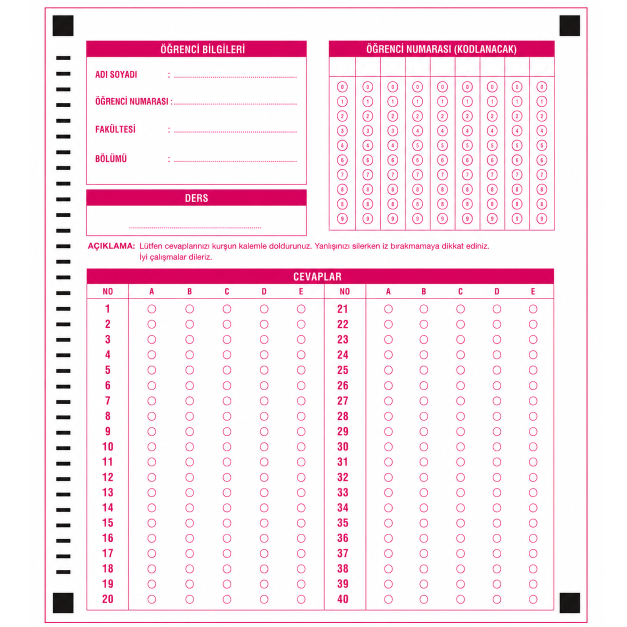
#> input picture omr_scripts/optik.png, 1254 x 1254 px (shown at 1/2 size)
$ python koordinat_test.py   (older library calls are emulated)
#> lines starting #> are read from the running program, lines starting #| are printed output that depends on the picture; after the words box and inside, x2 and y2 are one past the last pixel; in counts of white or black regions, pixels touching at a corner belong together
### omr_scripts/anchor_detect.py
"""
anchor_detect.py
-----------------
Optik formun 4 kosesindeki dolu siyah kareleri (anchor/referans noktalari)
bulur ve bu 4 noktayi kullanarak kagidi kusbakisi (warp) hale getirir.

Kullanim:
    from anchor_detect import belgeyi_duzlestir
    duz_gri, duz_renkli = belgeyi_duzlestir("kagit.jpg")
"""

import cv2
import numpy as np
import os
import math

def apply_clahe(img_gri):
    """
    CLAHE uygulayarak görüntüdeki ışık dengesizliklerini
    (flaş parlaması, bölgesel gölgeler) giderir.
    """
    # 8x8'lik karolara bölerek kontrastı sınırlar (clipLimit)
    clahe = cv2.createCLAHE(clipLimit=2.0, tileGridSize=(8, 8))
    return clahe.apply(img_gri)

def kagidi_bul_ve_kirp(img):
    """
    Görüntüdeki en büyük beyaz dikdörtgeni (kağıdı) tespit eder
    ve etrafındaki gereksiz arka planı (masa vb.) budar.
    """
    # Kenar tespiti için geçici bir gri kopya oluştur
    gri = cv2.cvtColor(img, cv2.COLOR_BGR2GRAY)
    gri = cv2.GaussianBlur(gri, (5, 5), 0)
    kenarlar = cv2.Canny(gri, 75, 200)

    # Kenarlardan şekilleri (konturları) çıkar ve alana göre en büyük 5'ini al
    konturlar, _ = cv2.findContours(kenarlar, cv2.RETR_LIST, cv2.CHAIN_APPROX_SIMPLE)
    konturlar = sorted(konturlar, key=cv2.contourArea, reverse=True)[:5]

    for k in konturlar:
        cevre = cv2.arcLength(k, True)
        yaklasik = cv2.approxPolyDP(k, 0.02 * cevre, True)

        # Eğer şeklin 4 köşesi varsa ve çok küçük bir leke değilse (resmin en az %20'si)
        if len(yaklasik) == 4 and cv2.contourArea(yaklasik) > (img.shape[0] * img.shape[1] * 0.2):
            x, y, w, h = cv2.boundingRect(yaklasik)

            # Siyah referans noktalarının (anchor) kesilmemesi için 15 piksel güvenlik payı bırak
            pad = 15
            y1 = max(0, y - pad)
            y2 = min(img.shape[0], y + h + pad)
            x1 = max(0, x - pad)
            x2 = min(img.shape[1], x + w + pad)

            # Sadece kağıdın olduğu alanı kes ve döndür
            return img[y1:y2, x1:x2]

    # Eğer düzgün bir kağıt şekli bulunamazsa, resmi olduğu gibi geri döndür
    return img

def is_blurry(image, threshold=150.0):
    if len(image.shape) == 3:
        gray = cv2.cvtColor(image, cv2.COLOR_BGR2GRAY)
    else:
        gray = image
    fm = cv2.Laplacian(gray, cv2.CV_64F).var()
    if fm < threshold:
        return True, fm
    return False, fm

def _esikle(img_gri, mod="sabit"):
    """
    Iki mod destekler:
      - "sabit"  : ORIJINAL davranis. Sabit esik (100) kullanir; pembeleri,
                    grileri ve beyazlari yoksayip sadece gercek siyahliklari
                    (referans kareleri) ayirir. Duzgun/normal isikta cekilmis
                    fotograflar icin en guvenilir ve HIZLI yontemdir, bu yuzden
                    varsayilan/ilk deneme hep budur.
      - "adaptif": Goruntuyu kucuk bolgelere ayirip HER bolge icin kendi yerel
                    esigini hesaplar (cv2.adaptiveThreshold). Boylece kagidin
                    bir yarisi golgede/karanlik, digeri aydinlik olsa bile
                    (esit olmayan isik) her bolgede "o bolgeye gore en koyu"
                    pikseller bulunur. Sabit esigin basarisiz oldugu durumlar
                    icin (golgeli/soluk fotograf) YEDEK (fallback) olarak
                    kullanilir -- normal sartlarda devreye girmez.
    """
    if mod == "adaptif":
        # blockSize buyuk tutuluyor (61) ki kucuk kabarciklara degil, sadece
        # buyuk anchor karelerine duyarli olsun; C, gurultuyu bastirmak icin.
        th = cv2.adaptiveThreshold(
            img_gri, 255,
            cv2.ADAPTIVE_THRESH_GAUSSIAN_C, cv2.THRESH_BINARY_INV,
            blockSize=61, C=15
        )
        return th

    _, th = cv2.threshold(img_gri, 100, 255, cv2.THRESH_BINARY_INV)
    return th

def _kare_mi(kontur, min_alan=50, max_alan=None, min_doluluk=0.40):
    """
    max_alan None ise, cagiran kod (_anchor_adaylarini_bul) resmin
    boyutuna gore dinamik bir ust sinir hesaplar (bkz. asagida).
    """
    if max_alan is None:
        max_alan = 5000000
    """
    Bir konturun 'dolu siyah kare' olup olmadigini kontrol eder.
    Dijital resimler icin sinirlar maksimum seviyede esnetilmistir.
    """
    alan = cv2.contourArea(kontur)
    if alan < min_alan or alan > max_alan:
        return False

    x, y, w, h = cv2.boundingRect(kontur)
    if h == 0:
        return False

    en_boy = w / float(h)
    if en_boy < 0.2 or en_boy > 5.0:
        return False

    doluluk = alan / float(w * h)
    if doluluk < min_doluluk:
        return False

    return True

# [18 lines left out: function _kose_bolgesi_maskele, not called in this run]

def _anchor_adaylarini_bul(img_gri, mod="sabit"):
    """Goruntudeki tum siyah bolgelerin merkezlerini dondurur."""
    if mod == "adaptif":
        img_gri = _kose_bolgesi_maskele(img_gri)

    h, w = img_gri.shape[:2]
    # ONEMLI GUVENLIK SINIRI: gercek anchor kareler kagidin kucuk bir
    # kosesidir, asla goruntunun buyuk bir kismini kaplamaz. Arka planda
    # kalan siyah nesneler (klavye, kiyafet, letterbox/siyah serit vb.)
    # bazen gercek anchor'lardan cok daha buyuk siyah konturlar
    # olusturup yanlislikla "anchor" sanilabiliyor. Bunu onlemek icin
    # ust siniri goruntu alaninin sadece %2'siyle sinirliyoruz --
    # gercek anchor kareler bunun cok altinda kalir, arka plan
    # gurultusu ise cogunlukla bunun cok ustunde olur.
    dinamik_max_alan = h * w * 0.02

    th = _esikle(img_gri, mod=mod)
    konturlar, _ = cv2.findContours(th, cv2.RETR_EXTERNAL, cv2.CHAIN_APPROX_SIMPLE)

    if mod == "adaptif":
        kare_kriterleri = dict(min_alan=150, max_alan=min(20000, dinamik_max_alan), min_doluluk=0.55)
    else:
        kare_kriterleri = dict(max_alan=dinamik_max_alan)

    adaylar = []
    for k in konturlar:
        if _kare_mi(k, **kare_kriterleri):
            x, y, w, h = cv2.boundingRect(k)
            if mod == "adaptif" and (w / float(h) < 0.6 or w / float(h) > 1.7):
                continue  # gercek anchor kareye yakin en/boy olmali
            merkez = (x + w / 2.0, y + h / 2.0)
            adaylar.append({"merkez": merkez, "alan": cv2.contourArea(k)})

    return adaylar

def _dort_koseyi_sec(adaylar, genislik, yukseklik):
    """Goruntuyu 4 ceyrege ayirip her bolgeden en buyuk alana sahip siyahligi secer."""
    orta_x, orta_y = genislik / 2.0, yukseklik / 2.0
    bolgeler = {"sol_ust": None, "sag_ust": None, "sol_alt": None, "sag_alt": None}

    for aday in adaylar:
        cx, cy = aday["merkez"]
        if cx < orta_x and cy < orta_y:
            key = "sol_ust"
        elif cx >= orta_x and cy < orta_y:
            key = "sag_ust"
        elif cx < orta_x and cy >= orta_y:
            key = "sol_alt"
        else:
            key = "sag_alt"

        if bolgeler[key] is None or aday["alan"] > bolgeler[key]["alan"]:
            bolgeler[key] = aday

    if any(v is None for v in bolgeler.values()):
        return None

    return bolgeler

def _dortgen_gecerli_mi(koseler, tolerans=0.35):
    """
    4 kosenin GERCEKTEN bir kagidin 4 kosesi gibi durup durmadigini kontrol
    eder (bir 'kedi fotografi' okutuldugunda ya da anchor'lar yanlis
    eslestiginde, 4 siyah blok bulunsa bile bunlar duzgun bir dortgen
    OLUSTURMAYABILIR -- bu fonksiyon boyle sahte eslesmeleri eler).

    Kontroller:
      1) Ust kenar (sol_ust-sag_ust) ile alt kenar (sol_alt-sag_alt)
         uzunluklari birbirine yakin olmali (kagit dikdortgen, yamuk degil).
      2) Sol kenar ile sag kenar uzunluklari da birbirine yakin olmali.
      3) Iki kosegen de birbirine yakin uzunlukta olmali (gercek bir
         dikdortgende kosegenler esittir; asiri caprazlik/yamukluk
         genelde yanlis eslesme ya da alakasiz nesne anlamina gelir).

    Not: Perspektiften kaynakli hafif farklar (telefonla acili cekim)
    normaldir, bu yuzden tolerans genis tutuldu (varsayilan %35).
    """
    import math

    def uzaklik(p1, p2):
        return math.hypot(p1[0] - p2[0], p1[1] - p2[1])

    su = koseler["sol_ust"]["merkez"]
    sa = koseler["sag_ust"]["merkez"]
    al = koseler["sol_alt"]["merkez"]
    ar = koseler["sag_alt"]["merkez"]

    ust_kenar = uzaklik(su, sa)
    alt_kenar = uzaklik(al, ar)
    sol_kenar = uzaklik(su, al)
    sag_kenar = uzaklik(sa, ar)
    kosegen1 = uzaklik(su, ar)
    kosegen2 = uzaklik(sa, al)

    def yakin_mi(a, b, tol):
        if min(a, b) == 0:
            return False
        return abs(a - b) / max(a, b) <= tol

    if not yakin_mi(ust_kenar, alt_kenar, tolerans):
        return False, f"ust kenar ({ust_kenar:.0f}px) ile alt kenar ({alt_kenar:.0f}px) uyusmuyor"
    if not yakin_mi(sol_kenar, sag_kenar, tolerans):
        return False, f"sol kenar ({sol_kenar:.0f}px) ile sag kenar ({sag_kenar:.0f}px) uyusmuyor"
    if not yakin_mi(kosegen1, kosegen2, tolerans):
        return False, f"kosegenler ({kosegen1:.0f}px / {kosegen2:.0f}px) esit degil -- yamuk/hatali eslesme"

    return True, None

# [26 lines left out: function kenar_koyuluk_orani, not called in this run]

def belgeyi_duzlestir(resim_yolu, cikti_genislik=1000, cikti_yukseklik=1400, kenar_bosluk=40):
#> called with resim_yolu = 'optik.png', cikti_genislik = 1000, cikti_yukseklik = 1400, kenar_bosluk = 40
    if not os.path.exists(resim_yolu):
        import sys
        print(f"Hata: {resim_yolu} bulunamadi.", file=sys.stderr)
        return None, None

    # ÖNCE RESMİ OKUYORUZ
    # Resmin transparan (saydam) olma ihtimaline karsi 4 kanalli (UNCHANGED) okuyoruz
    img_orijinal = cv2.imread(resim_yolu, cv2.IMREAD_UNCHANGED)
#> img_orijinal is the input picture: shape (1254, 1254, 3); mean B, G, R 238.9, 231.9, 249.1

    if img_orijinal is None:
        import sys
        print(f"Hata: {resim_yolu} okunamadi, bozuk olabilir.", file=sys.stderr)
        return None, None

    # RESMİ OKUDUKTAN SONRA BULANIKLIK KONTROLÜ YAPIYORUZ
    blurry, score = is_blurry(img_orijinal)
#> in is_blurry, `gray = cv2.cvtColor(image, cv2.COLOR_BGR2GRAY)`:
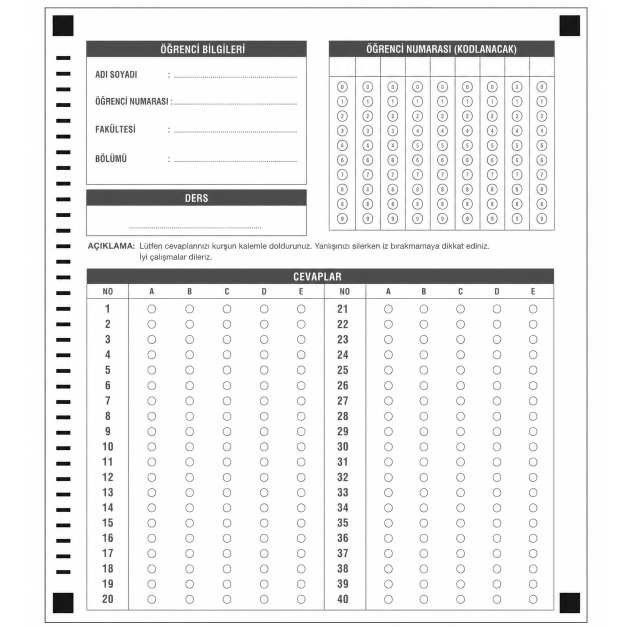
#> gray: shape (1254, 1254) (shown at 1/2 size); min 0, max 255, mean 237.8
#> in is_blurry, `fm = cv2.Laplacian(gray, cv2.CV_64F).var()`: fm = 1914.4
#> blurry = False; score = 1914.4
    if blurry:
        import sys
        print(f"Hata: Görüntü çok bulanık (Skor: {score:.2f}). Lütfen daha net çekin.", file=sys.stderr)
        return None, None  # Bulaniksa islemi iptal et ve None dondur

    # Eger resim PNG formatinda ve saydamsa, arka planini beyaza boyuyoruz
    if len(img_orijinal.shape) == 3 and img_orijinal.shape[2] == 4:
        alpha_kanal = img_orijinal[:, :, 3]
        beyaz_arka_plan = np.ones_like(img_orijinal[:, :, :3]) * 255
        alpha_maske = alpha_kanal[:, :, np.newaxis] / 255.0
        img = (img_orijinal[:, :, :3] * alpha_maske + beyaz_arka_plan * (1 - alpha_maske)).astype(np.uint8)
    else:
        img = img_orijinal

    img = kagidi_bul_ve_kirp(img)
#> in kagidi_bul_ve_kirp, `kenarlar = cv2.Canny(gri, 75, 200)`:
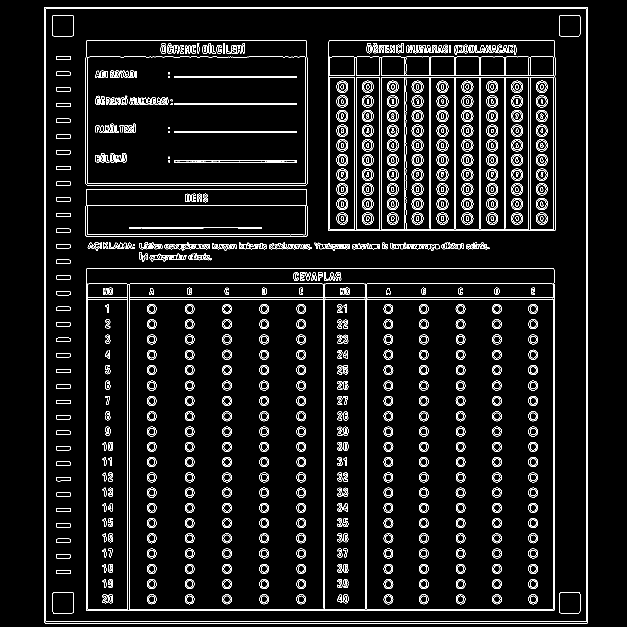
#> kenarlar: shape (1254, 1254) (shown at 1/2 size); 6.1% white in thin lines or dots, all inside (x1, y1, x2, y2) = (88, 14, 1176, 1247)
#> in kagidi_bul_ve_kirp, `konturlar, _ = cv2.findContours(kenarlar, cv2.RETR_LIST, cv2.CHAIN_APP..`: konturlar = 2242 contours, 379 with area under 20; largest, box (x1, y1, x2, y2) and area: (88, 14, 1176, 1247) 1339178, (88, 14, 1176, 1247) 1339172, (91, 17, 1173, 1244) 1325306, (91, 17, 1173, 1244) 1325302, (172, 536, 1110, 1222) 640844
#> in kagidi_bul_ve_kirp, `konturlar = sorted(konturlar, key=cv2.contourArea, reverse=True)[:5]`: konturlar = 5 contours; box (x1, y1, x2, y2) and area: (88, 14, 1176, 1247) 1339178, (88, 14, 1176, 1247) 1339172, (91, 17, 1173, 1244) 1325306, (91, 17, 1173, 1244) 1325302, (172, 536, 1110, 1222) 640844
#> the loop in kagidi_bul_ve_kirp, `for k in konturlar:` made 1 pass
#> (cevre, yaklasik, x, y, w, h, pad, y1) on pass 1: (4635.1, [[89, 14], [89, 1245], [1174, 1246], [1175, 15]], 89, 14, 1087, 1233, 15, 0)
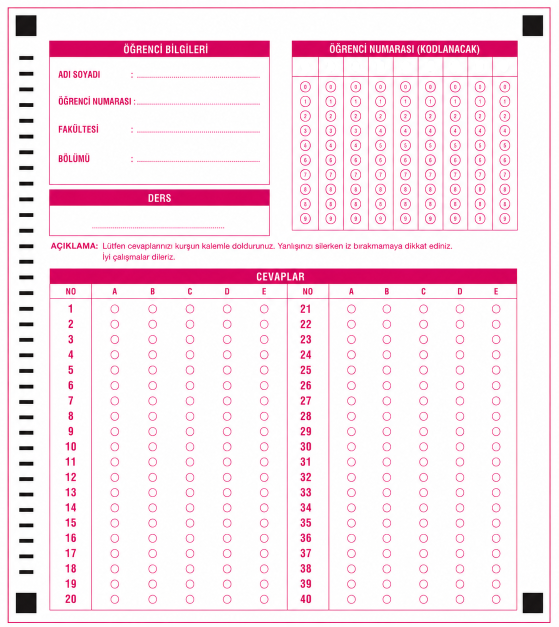
#> img: shape (1254, 1117, 3) (shown at 1/2 size); mean B, G, R 236.9, 229.1, 248.4

    img_gri = cv2.cvtColor(img, cv2.COLOR_BGR2GRAY)
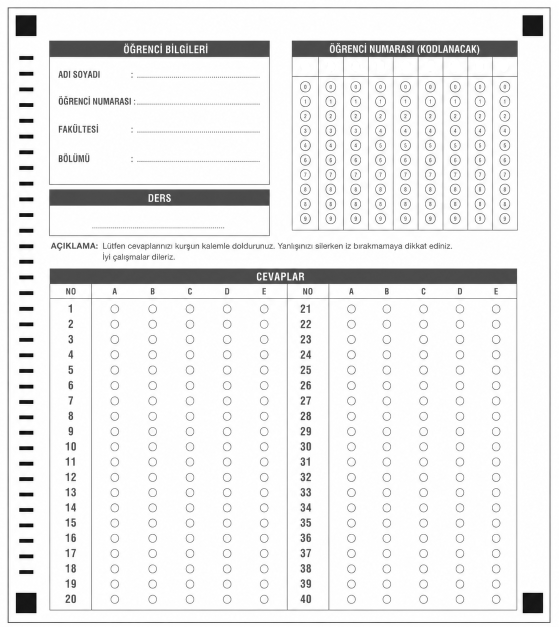
#> img_gri: shape (1254, 1117) (shown at 1/2 size); min 0, max 255, mean 235.8

    # ---CLAHE IŞIK DENGELEME ---
    img_gri = apply_clahe(img_gri)
    # ------------------------------------------

    img_gri = cv2.GaussianBlur(img_gri, (5, 5), 1)

    h, w = img_gri.shape[:2]

    # ONCE orijinal/sabit esikle dene (normal isikta cekilmis fotograflar
    # icin en hizli ve en guvenilir yol -- davranis eskisiyle birebir ayni).
    # Basarisiz olursa (golge, dusuk kontrast, soluk kalem/tarama vs.)
    # adaptif esiklemeye gec.
    adaylar = _anchor_adaylarini_bul(img_gri, mod="sabit")
#> in _esikle, `_, th = cv2.threshold(img_gri, 100, 255, cv2.THRESH_BINARY_INV)`:
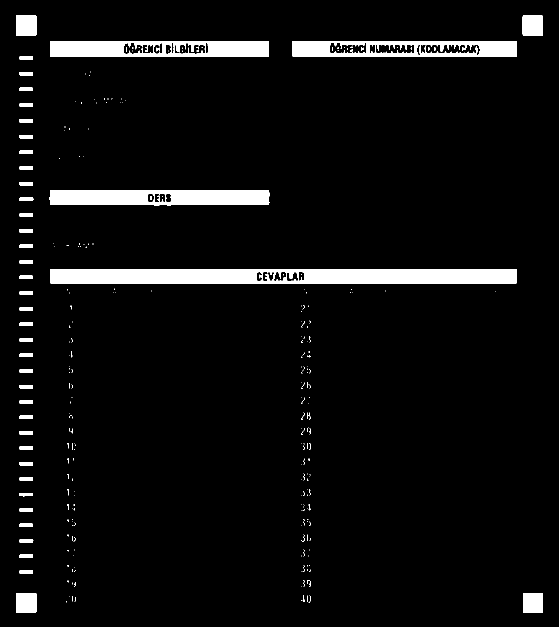
#> th: shape (1254, 1117) (shown at 1/2 size); 5.3% white; 272 white regions (221 under 20 px)
#> in _anchor_adaylarini_bul, `konturlar, _ = cv2.findContours(th, cv2.RETR_EXTERNAL, cv2.CHAIN_APPRO..`: konturlar = 245 contours, 203 with area under 20; largest, box (x1, y1, x2, y2) and area: (100, 538, 1033, 568) 26083, (585, 82, 1034, 113) 13440, (100, 82, 538, 113) 13099, (99, 380, 539, 411) 12708, (32, 31, 73, 72) 1598
#> the loop in _anchor_adaylarini_bul, `for k in konturlar:` made 245 passes
#> (alan in _kare_mi, en_boy in _kare_mi, doluluk in _kare_mi, merkez) on passes 9, 10, 18, 32, 38, 47: (1520, 1, 0.95, (1066, 1206)), (1557, 1.02, 0.949, (52.5, 1206)), (154, 3.86, 0.815, (52.5, 1144.5)), (155.5, 3.86, 0.823, (52.5, 1112.5)), (156.5, 4, 0.798, (53, 1081.5)), (155, 3.86, 0.82, (52.5, 1050.5))
#> after the loop in _anchor_adaylarini_bul, `for k in konturlar:`: adaylar = 38 items
#> adaylar = 38 items
    kullanilan_mod = "sabit"
    if len(adaylar) < 4:
        adaylar = _anchor_adaylarini_bul(img_gri, mod="adaptif")
        kullanilan_mod = "adaptif"

    if len(adaylar) < 4:
        import sys
        print(
            f"Hata: Sadece {len(adaylar)} anchor karesi bulundu, 4 tane "
            f"gerekiyor (sabit ve adaptif esikleme ikisi de denendi). "
            f"Bu genelde optik disi bir gorsel okutuldugunda ya da kagit "
            f"cok karanlik/bulanik cekildiginde olur.",
            file=sys.stderr,
        )
        return None, None

    koseler = _dort_koseyi_sec(adaylar, w, h)
#> the loop in _dort_koseyi_sec, `for aday in adaylar:` made 38 passes
#> (aday, cx, cy, key) on passes 1 to 6: ({'merkez': (1066, 1206), 'alan': 1520}, 1066, 1206, 'sag_alt'), ({'merkez': (52.5, 1206), 'alan': 1557}, 52.5, 1206, 'sol_alt'), ({'merkez': (52.5, 1144.5), 'alan': 154}, 52.5, 1144.5, 'sol_alt'), ({'merkez': (52.5, 1112.5), 'alan': 155.5}, 52.5, 1112.5, 'sol_alt'), ({'merkez': (53, 1081.5), 'alan': 156.5}, 53, 1081.5, 'sol_alt'), ({'merkez': (52.5, 1050.5), 'alan': 155}, 52.5, 1050.5, 'sol_alt')
#> after the loop in _dort_koseyi_sec, `for aday in adaylar:`: bolgeler = 4 items
#> koseler = 4 items
    if koseler is None:
        import sys
        print(
            "Hata: 4 kosenin hepsinde bir anchor karesi bulunamadi "
            "(kagidin sadece bir kismi kadraja girmis olabilir).",
            file=sys.stderr,
        )
        return None, None

    gecerli, sebep = _dortgen_gecerli_mi(koseler)
#> in _dortgen_gecerli_mi, `su = koseler["sol_ust"]["merkez"]`: su = (52.5, 51.5)
#> in _dortgen_gecerli_mi, `sa = koseler["sag_ust"]["merkez"]`: sa = (1065.5, 51.5)
#> in _dortgen_gecerli_mi, `al = koseler["sol_alt"]["merkez"]`: al = (52.5, 1206)
#> in _dortgen_gecerli_mi, `ar = koseler["sag_alt"]["merkez"]`: ar = (1066, 1206)
#> in _dortgen_gecerli_mi, `ust_kenar = uzaklik(su, sa)`: ust_kenar = 1013
#> in _dortgen_gecerli_mi, `alt_kenar = uzaklik(al, ar)`: alt_kenar = 1013.5
#> in _dortgen_gecerli_mi, `sol_kenar = uzaklik(su, al)`: sol_kenar = 1154.5
#> in _dortgen_gecerli_mi, `kosegen1 = uzaklik(su, ar)`: kosegen1 = 1536.2
#> in _dortgen_gecerli_mi, `kosegen2 = uzaklik(sa, al)`: kosegen2 = 1535.9
#> gecerli = True
    if not gecerli:
        import sys
        print(
            f"Hata: Bulunan 4 kose duzgun bir kagit gibi durmuyor ({sebep}). "
            f"Optik disi bir fotograf okutulmus olabilir ya da kagit "
            f"ters/yanlis acidan cekilmis olabilir.",
            file=sys.stderr,
        )
        return None, None

    if kullanilan_mod == "adaptif":
        import sys
        print("Bilgi: Anchor kareler adaptif esikleme ile bulundu (dusuk kontrast/golge tespit edildi).", file=sys.stderr)

    # === YENİ VE GÜVENLİ YÖN BULMA ALGORİTMASI ===
    # Sadece Geometrik Kontrol (Genişlik < Yükseklik olmalı)
    # Ekran yansıması yüzünden kağıdı ters çeviren kod kaldırılmıştır.

    def _rol_dondur(koseler_dict, adim):
        sira = ["sol_ust", "sag_ust", "sag_alt", "sol_alt"]
        n = len(sira)
        return {rol: koseler_dict[sira[(i - adim) % n]] for i, rol in enumerate(sira)}

    hedef_noktalar = np.float32([
        [kenar_bosluk, kenar_bosluk],
        [cikti_genislik - kenar_bosluk, kenar_bosluk],
        [cikti_genislik - kenar_bosluk, cikti_yukseklik - kenar_bosluk],
        [kenar_bosluk, cikti_yukseklik - kenar_bosluk]
    ])

    en_iyi_warped = None
    en_iyi_gri = None

    for adim in range(4):
        deneme_koseler = _rol_dondur(koseler, adim)
        kaynak_noktalar = np.float32([
            deneme_koseler["sol_ust"]["merkez"],
            deneme_koseler["sag_ust"]["merkez"],
            deneme_koseler["sag_alt"]["merkez"],
            deneme_koseler["sol_alt"]["merkez"]
        ])

        # Geometrik kontrol: Kağıt dik olmalı (Yükseklik > Genişlik)
        su = kaynak_noktalar[0]
        sa = kaynak_noktalar[1]
        al = kaynak_noktalar[3]
        genislik_piksel = math.hypot(su[0] - sa[0], su[1] - sa[1])
        yukseklik_piksel = math.hypot(su[0] - al[0], su[1] - al[1])

        if yukseklik_piksel > genislik_piksel:
            # Doğru yönü bulduk! (Dikdörtgen dikey duruyor)
            M = cv2.getPerspectiveTransform(kaynak_noktalar, hedef_noktalar)
            en_iyi_warped = cv2.warpPerspective(img, M, (cikti_genislik, cikti_yukseklik))
            en_iyi_gri = cv2.cvtColor(en_iyi_warped, cv2.COLOR_BGR2GRAY)
            # Moiré (ekran pikseli) yok edici
            en_iyi_gri = cv2.GaussianBlur(en_iyi_gri, (5, 5), 0)
            break
#> this loop made 1 pass
#> (kaynak_noktalar, genislik_piksel, yukseklik_piksel) on pass 1: ([[52.5, 51.5], [1065.5, 51.5], [1066, 1206], [52.5, 1206]], 1013, 1154.5)
#> pass 1, in belgeyi_duzlestir, `en_iyi_warped = cv2.warpPerspective(img, M, (cikti_genislik, cikti_yuk..`:
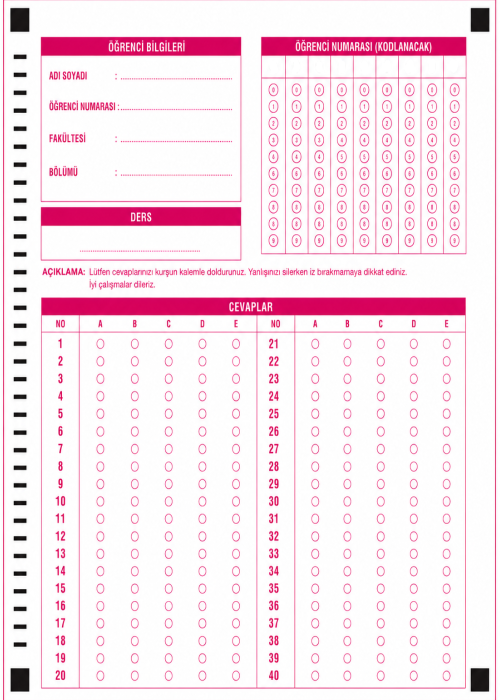
#> en_iyi_warped: shape (1400, 1000, 3) (shown at 1/2 size); mean B, G, R 236.7, 228.8, 248.2

    # Eğer her ihtimale karşı bulamazsa varsayılan ilk açıyı al
    if en_iyi_gri is None:
        kaynak_noktalar = np.float32([koseler["sol_ust"]["merkez"], koseler["sag_ust"]["merkez"], koseler["sag_alt"]["merkez"], koseler["sol_alt"]["merkez"]])
        M = cv2.getPerspectiveTransform(kaynak_noktalar, hedef_noktalar)
        en_iyi_warped = cv2.warpPerspective(img, M, (cikti_genislik, cikti_yukseklik))
        en_iyi_gri = cv2.cvtColor(en_iyi_warped, cv2.COLOR_BGR2GRAY)
        en_iyi_gri = cv2.GaussianBlur(en_iyi_gri, (5, 5), 0)

    return en_iyi_gri, en_iyi_warped

# ======================================================================
# TEST MOTORU: omr_form_geometry.py dosyanizla %100 UYUMLU calisan,
# hicbir seyi eksiltmeyen test blogu.
# ======================================================================
# [71 lines that do not run on import are left out]

### omr_scripts/koordinat_test.py
import cv2
import json
from anchor_detect import belgeyi_duzlestir

# 1. Kagidi duzlestir (anchor_detect modulu uzerinden)
gri, renkli = belgeyi_duzlestir("optik.png")

if renkli is None:
    print("Kagit duzlestirilemedi, referans kareleri bulunamadi!")
    exit()

# 2. JSON haritasini oku
try:
    with open("koordinat_haritasi_ornek.json", "r", encoding="utf-8") as f:
#> (reads omr_scripts/koordinat_haritasi_ornek.json from the repository)
        harita = json.load(f)
except FileNotFoundError:
    print("koordinat_haritasi_ornek.json dosyasi bulunamadi!")
    exit()

# 3. Ogrenci numarasi noktalarini ciz (Mavi Yuvarlaklar)
for basamak, rakamlar in harita.get("ogrenci_no", {}).items():
    for rakam, koordinatlar in rakamlar.items():
        # JSON formatindaki listeyi x ve y olarak ayir
        x, y = koordinatlar
        cv2.circle(renkli, (int(x), int(y)), 12, (255, 0, 0), 2)
#> (the rest of the program and of its run is left out)
